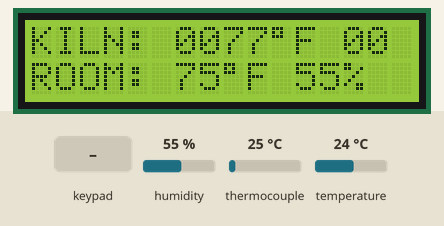
Recording of a sketch running on a simulated Arduino Uno, built with avr-gcc and run on an emulated ATmega328P. Shown: 16×2 character LCD. The test bench sets the inputs (shaded band); at power-on: humidity 55 %, thermocouple 25 °C, temperature 24 °C. WiFi joins after 1.5 s; servers stay silent unless stated; what the sketch prints to the serial monitor is not drawn.

Above: at 2.4 s.
2.5 s: key 'L' pressed
At 3.7 s:
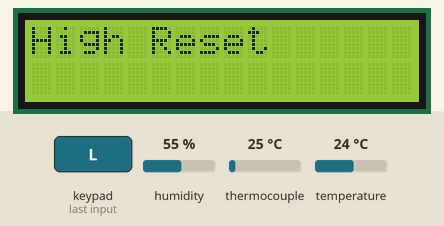
7.8 s: key 'R' pressed
At 8.8 s:
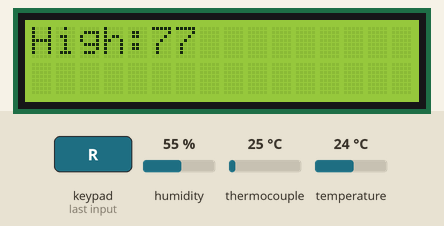
12.8 s: humidity set to 22 %
At 16.9 s:
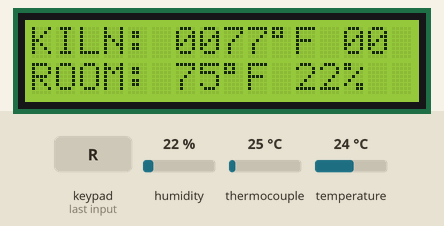
17.8 s: thermocouple set to 6 °C
At 22.0 s:
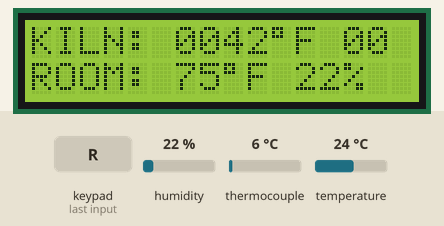
22.8 s: temperature set to 12 °C
At 27.0 s:
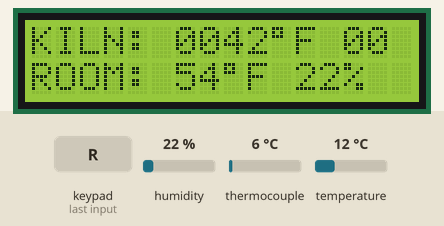
27.8 s: thermocouple set to 75 °C
At 32.1 s:
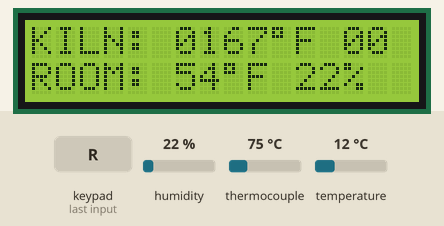
Timing chart, 0 to 33.6 s (numbered marks = the images above; inputs shaded):
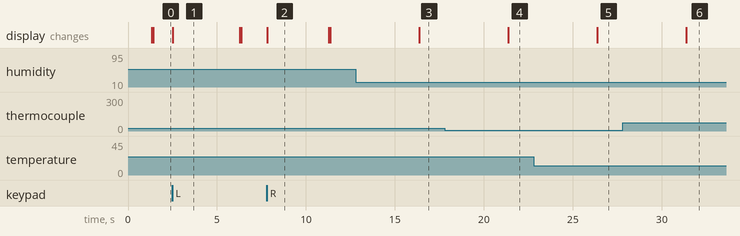

Measured:
- after the input at 2.5 s, the display: changes at once (image 1)
- after the input at 7.8 s, the display: changes at once (image 2)
- after the input at 12.8 s, the display: changes after 3.6 s (image 3)
- after the input at 17.8 s, the display: changes after 3.6 s (image 4)
- after the input at 22.8 s, the display: changes after 3.6 s (image 5)
- after the input at 27.8 s, the display: changes after 3.6 s (image 6)
- what the display in image 1 shows lasts 3.8 s, from 2.5 s to 6.3 s

The sketch:

PushingKilnData.ino
```cpp
/*
  Web client

 Circuit:
 * Ethernet shield attached to pins 10, 11, 12, 13
 */

// Updates Needed!!!
// Smoothing/Averaging: throw out outliers
// speaker and beepc


#include <SPI.h>
#include <Ethernet.h>
#include "Adafruit_MAX31855.h"
#include <dht.h>
dht DHT;
#define DHT22_PIN 5
#define DO   7
#define CS   9
#define CLK  2
Adafruit_MAX31855 thermocouple(CLK, CS, DO);
#include <Wire.h>
#include <utility/Adafruit_MCP23017.h>
#include <Adafruit_RGBLCDShield.h>
//declare LCD shield
Adafruit_RGBLCDShield lcd = Adafruit_RGBLCDShield();

unsigned long PreviousMillis = 0;// For when millis goes past app 49 days.
unsigned long PreviousMillis2 = 0;// For when millis goes past app 49 days.
unsigned long PreviousMillis3 = 0;// For when millis goes past app 49 days.
//unsigned long interval = 10000;  // Wait between dumps (10000 = 10 seconds)
unsigned long interval = 300000;  // Wait between dumps (5 min)
unsigned long interval2 = 5000;  // Wait between dumps (5 min)
unsigned long interval3 = 90000;  // Wait between dumps (5 min)
unsigned long intervalTime;      // Global var tracking Interval Time
unsigned long intervalTime2;      // Global var tracking Interval Time
unsigned long intervalTime3;      // Global var tracking Interval Time
int rate[11]; // Temperature samples every 1.5 minutes
int rateHolder; // rate counter
int ror=0; // Rate of Rise
int highTemp = 0; // peak temperature
int power = 0; // Set to specify infinite switch power setting
long lastDebounceTime = 0;  // the last time the output pin was toggled
long debounceDelay = 50;
// Enter a MAC address for your controller below.
// Newer Ethernet shields have a MAC address printed on a sticker on the shield
byte mac[] = {
  0xDE, 0xAD, 0xBE, 0xEF, 0xFE, 0xED };
// if you don't want to use DNS (and reduce your sketch size)
// use the numeric IP instead of the name for the server:
IPAddress server(172,21,121,220);  // numeric IP for Google (no DNS)
//char server[] = "www.google.com";    // name address for Google (using DNS)

// Set the static IP address to use if the DHCP fails to assign
IPAddress ip(172,21,121,230);

byte subnet[] = {
  255,255,0,0};

// Initialize the Ethernet client library
// with the IP address and port of the server
// that you want to connect to (port 80 is default for HTTP):
EthernetClient client;

void setup() {
  // Open serial communications and wait for port to open:
  Serial.begin(9600);
  lcd.begin(16,2);

  // start the Ethernet connection:
  intervalTime = millis();
  Ethernet.begin(mac, ip, subnet);

  // give the Ethernet shield a second to initialize:
  delay(1000);
  Serial.println("connecting...");

  // if you get a connection, report back via serial:
  if (client.connect(server, 80)) {
    Serial.println("connected");
    client.println( " HTTP/1.1");
    client.println( "Host: 172.21.121.220" );
    client.print(" Host: ");
    client.println(server);
    client.println( "Connection: close" );
    client.println();
    client.println();
    client.stop();
  }
  else {
    // kf you didn't get a connection to the server:
    Serial.println("connection failed");
  }
}

uint8_t i=0;
void loop()
{

   uint8_t buttons = lcd.readButtons();

  if (buttons) {
    lcd.clear();
    lcd.setCursor(0,0);
    if (buttons & BUTTON_UP) {
      power=power+1;
      lcd.print(power);
      delay(200);
    }
    if (buttons & BUTTON_DOWN) {
      power=power-1;
      lcd.print(power);
      delay(200);
    }
    if (buttons & BUTTON_LEFT) {
      lcd.print("High Reset ");
      highTemp = 0;
    }
    if (buttons & BUTTON_RIGHT) {
      lcd.print("High:");
      lcd.print(highTemp);
    }
    if (buttons & BUTTON_SELECT) {
      lcd.print(ror);
    }
  }


  unsigned long CurrentMillis = millis();
  unsigned long CurrentMillis2 = millis();
  unsigned long CurrentMillis3 = millis();
  if ( CurrentMillis < PreviousMillis ) // millis reset to zero?
  {
    intervalTime = CurrentMillis+interval;
  }
  if ( CurrentMillis2 < PreviousMillis2 ) // millis reset to zero?
  {
    intervalTime2 = CurrentMillis2+interval2;
  }
  if ( CurrentMillis3 < PreviousMillis3 ) // millis reset to zero?
  {
    intervalTime3 = CurrentMillis3+interval3;
  }
  if ( CurrentMillis3 > intervalTime3 )
  {
    intervalTime3 = CurrentMillis3 + interval3;
    Serial.print("counter: ");
    Serial.println(rateHolder);
    if ( rateHolder < 11 )
    {
    rate[rateHolder] = sampleKiln(10);
    }
    if (rateHolder >= 11)
    {
      for (int t = 0; t < 11 ; t++ )
      {
        rate[t] = rate[t+1];
      }
      rate[10] = sampleKiln(10);
      ror = (rate[10] - rate[2])*5;
    }
    for (int w = 0; w < 11 ; w++ )
      {
        Serial.print("[");
        Serial.print(w);
        Serial.print("] ");
        Serial.println(rate[w]);
      }
    rateHolder++;


}
  if ( CurrentMillis2 > intervalTime2 )  // Did we reach the target time yet?
  {
    intervalTime2 = CurrentMillis2 + interval2;
    lcd.setCursor(0, 0);
    lcd.print("KILN: ");
    int kilnTemp = sampleKiln(10);
    lcd.print(lcdOutput(kilnTemp));
    lcd.print(kilnTemp);
    lcd.print((char)223);
    lcd.print("F ");
    if (power < 10 ) {
      lcd.print("0");
    }lcd.print(power);
    lcd.setCursor(0, 1);
    lcd.print("ROOM: ");
    int chk = DHT.read22(DHT22_PIN);
    lcd.print(int((DHT.temperature* 9 +2)/5+32));
    lcd.print((char)223);
    lcd.print("F ");
    lcd.print(int(DHT.humidity));
    lcd.print("%");

  }
  if ( CurrentMillis > intervalTime )  // Did we reach the target time yet?
  {
    intervalTime = CurrentMillis + interval;


    if (client.connect(server, 80)) {
      Serial.println("connected");
      // Make a HTTP request:
      client.print("GET /~benfiess/add_data.php?");
      client.print("serial=");
      client.print("testserial");
      client.print("&temperature=");
      client.print(sampleKiln(10));
      //  client.print(thermocouple.readFarenheit());
      client.print("&room=");
      int chk = DHT.read22(DHT22_PIN);
      double thermometer = (DHT.temperature* 9 +2)/5+32;
      client.print(thermometer);
      client.print("&humidity=");
      double humidity = (DHT.humidity);
      client.print(humidity);
      client.print("&power=");
      client.print(power);
      client.print("&ror=");
      client.println(ror);
      client.println( " HTTP/1.1");
      client.println( "Host: 172.21.121.220" );
      client.print(" Host: ");
      client.println(server);
      client.println( "Connection: close" );
      client.println();
      client.println();
      client.stop();
    }
    else {
      // kf you didn't get a connection to the server:
      Serial.println("connection failed");
    }
  }


}

double sampleKiln (int maxSamples)
{
  double kilnAvg;
  for (int y = 0; y < 5; y++)
  {

    double result = NAN;
    for (int i = 0; i < maxSamples; i++)
    {
      result = thermocouple.readFarenheit();
      if (!isnan(result)) //exit on first good reading.
        break;
      delay(10);
    }
    kilnAvg = kilnAvg + result;
    delay(10);
  }
  if ((kilnAvg/5) > highTemp) {
    highTemp = kilnAvg/5;
  }
  return kilnAvg/5;
}

String lcdOutput(int kilnTemp)
{
  String leading = "";
  if ( kilnTemp < 100 ) { leading = "00"; }
  else if ( kilnTemp >= 100 && kilnTemp < 1000 ) { leading = "0"; }
  else if ( kilnTemp >= 1000 ) { leading = ""; }
  return leading;
}
```
